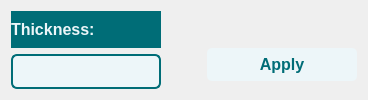
             <widget class="QWidget" name="Hough_elipse_page">
              <layout class="QHBoxLayout" name="horizontalLayout_12">
               <item>
                <layout class="QVBoxLayout" name="verticalLayout_16">
                 <item>
                  <widget class="QLabel" name="label_12">
                   <property name="minimumSize">
                    <size>
                     <width>150</width>
                     <height>0</height>
                    </size>
                   </property>
                   <property name="maximumSize">
                    <size>
                     <width>150</width>
                     <height>16777215</height>
                    </size>
                   </property>
                   <property name="styleSheet">
                    <string notr="true">background-color: #006d77;
color:#edf6f9;
font-size: 16px;
font-weight:500;</string>
                   </property>
                   <property name="text">
                    <string>Thickness:</string>
                   </property>
                  </widget>
                 </item>
                 <item>
                  <widget class="QLineEdit" name="ellipse_thickness">
                   <property name="minimumSize">
                    <size>
                     <width>0</width>
                     <height>35</height>
                    </size>
                   </property>
                   <property name="maximumSize">
                    <size>
                     <width>300</width>
                     <height>16777215</height>
                    </size>
                   </property>
                   <property name="styleSheet">
                    <string notr="true">
    QLineEdit {
        background-color: #edf6f9;
        color: #000000;
        border: 2px solid #006d77;
        border-radius: 6px;
        padding: 5px;
        font-size: 14px;
    }
    QLineEdit:focus {
        border: 2px solid #83c5be;
        background-color: #ffffff;
    }
</string>
                   </property>
                  </widget>
                 </item>
                </layout>
               </item>
               <item>
                <spacer name="horizontalSpacer">
                 <property name="orientation">
                  <enum>Qt::Horizontal</enum>
                 </property>
                 <property name="sizeHint" stdset="0">
                  <size>
                   <width>40</width>
                   <height>20</height>
                  </size>
                 </property>
                </spacer>
               </item>
               <item>
                <layout class="QVBoxLayout" name="verticalLayout_17">
                 <property name="topMargin">
                  <number>30</number>
                 </property>
                 <item>
                  <widget class="QPushButton" name="ellipse_apply_button">
                   <property name="minimumSize">
                    <size>
                     <width>150</width>
                     <height>33</height>
                    </size>
                   </property>
                   <property name="maximumSize">
                    <size>
                     <width>200</width>
                     <height>33</height>
                    </size>
                   </property>
                   <property name="styleSheet">
                    <string notr="true">background-color:#edf6f9;
border-radius: 5px;
color:#006d77;
font-size: 16px;
font-weight:500;</string>
                   </property>
                   <property name="text">
                    <string>Apply</string>
                   </property>
                  </widget>
                 </item>
                </layout>
               </item>
              </layout>
             </widget>
